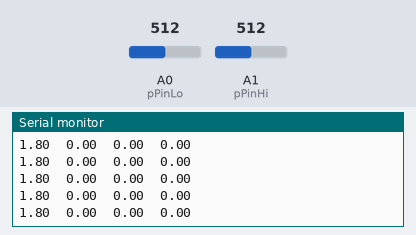
This sketch was run on a simulated Arduino Uno, built with avr-gcc and run on an emulated ATmega328P. Shown: the last lines printed to the serial monitor. The test bench sets the inputs (shaded band); at power-on: A1 (pPinHi) = 512, A0 (pPinLo) = 512.

Above: at 12.6 s.
12.7 s: A1 (pPinHi) set to 539
At 13.2 s:
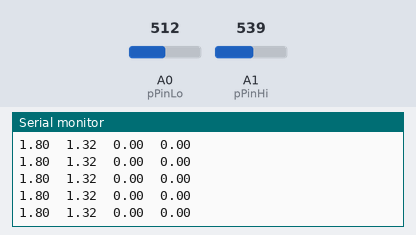
14.2 s: A1 (pPinHi) set to 549
At 14.7 s:
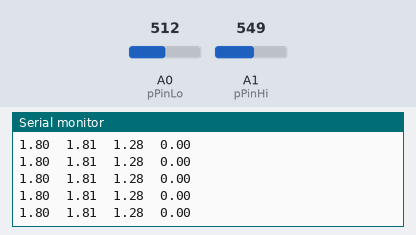
17.2 s: A0 (pPinLo) set to 745
At 18.1 s:
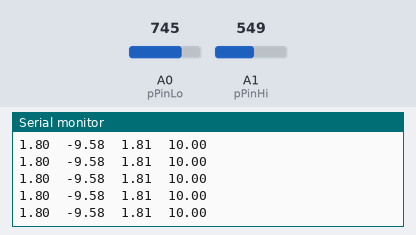
20.2 s: A0 (pPinLo) set to 762
At 20.7 s:
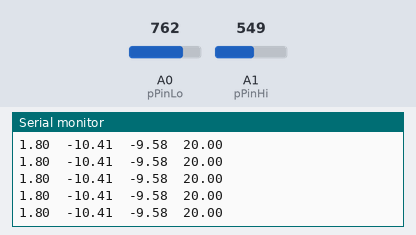
Timing chart, 0 to 22.7 s (numbered marks = the images above; inputs shaded):
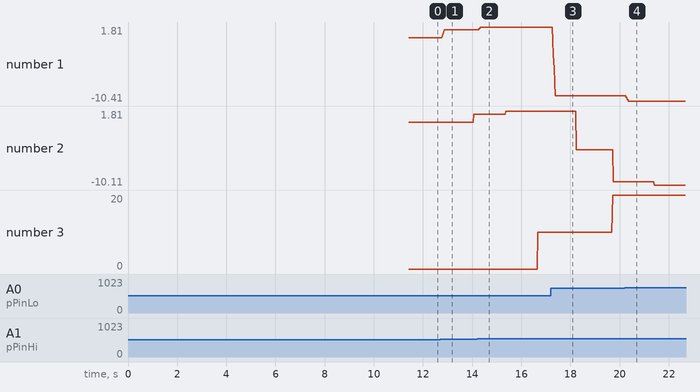

Measured:
- after the input at 12.7 s, the serial monitor: prints a new line after 0.08 s (image 1)
- after the input at 14.2 s, the serial monitor: prints a new line after 0.06 s (image 2)
- after the input at 17.2 s, the serial monitor: prints a new line after 0.08 s (image 3)
- after the input at 20.2 s, the serial monitor: prints a new line after 0.06 s (image 4)
- plotted number 1: 0 → 1.32 after the input at 12.7 s, 1.32 → 1.81 after the input at 14.2 s, 1.81 → -9.58 after the input at 17.2 s, -9.58 → -10.41 after the input at 20.2 s
- plotted number 2: 0 → 1.28 after the input at 12.7 s, 1.28 → 1.81 after the input at 14.2 s, 1.81 → -9.58 after the input at 17.2 s, -9.58 → -10.11 after the input at 20.2 s
- plotted number 3: 0 → 10 after the input at 14.2 s

The sketch:

Polarization_Corrector.ino
```cpp
/*
 * VERY IMPORTANT: MAKE A README ABOUT THIS LATER
 * In order to serve as a DTE (transmitting/master), the transmit wire from the RS232 connector must go to pin 8 and the receive must go to pin 7.
 * In order to work as a DCE (connect to a PC/receiver), we must flip the two.
 * See pics in phone to clarify wire locations.
 */

#include <SoftwareSerial.h>

const byte rxPin = 2; // Serial receive pin (digital)
const byte txPin = 3; // Serial transmit pin (digital)
const byte pPinLo = 0; // Low (ground) photodetector pin (analog)
const byte pPinHi = 1; // High photodetector pin (analog)
const byte masterDelay = 6; // Time (in milliseconds) to wait before Arduino repeats loop
const int superAvgN = 60; // Determines the amount of measurements averaged to find the superAvg
const float stepAngle = 5; // Angle (in degrees) that the waveplates will rotate each step
const float degreeDuration = 30; // Amount of time (in milliseconds) it takes for waveplate to rotate 1 degree
const float pVolThr = 0.18; // Threshold (in volts) for deciding to correct the waveplate orientation

byte state = 0;
/* STATE GUIDE
   0 -> READY: Current detected intensity is within threshold
   1 -> SLOPING: Detecting which way to rotate waveplate in order to minimize detected intensity
   2 -> STEPPING: Moving towards the minimum of detected intensity
   3 -> SETTLING: Stopping at detected minimum
*/

bool superAvgDone; // Determines if we have finished taking the super average mentioned
bool stateReady = true; // A multi-purpose boolean used in the state machine to determine readiness for different actions within the state
bool skipMeasurement = false; // Used to determine if we want to re-run the state machine without having to take the super average inbetween
byte currID = 1; // Determines which waveplate is currently being moved. Half-waveplate is 1, quarter-waveplate is 2.
byte pVolListSize = 5; // See pVolList
int rotateDirection[] = {1,1}; // This determines what direction the waveplates should rotate in order for the ellipticity to be reduced. The program automatically finds the correct settings by trial-and-error. Possible values are 1 and -1. First value is for ID = 1, second for ID = 2.
int rotateTimer = 0; // Used to tell how long it's been since last rotation started
int rotateDuration = 0; // Used to tell if we are done with previous rotation
int avgCounter = 0; // Counts how many data points we have averaged for sVolSuperAvg
float pVolOut; // Stores the recorded voltage from the photodetector
float pVolList[] = {0,0,0,0,0}; // Remember to update vListSize below if you change element number
float pVolAvg; // Rolling average of the recorded voltage
float superAvg; // Average of many measurments of the recorded voltages. This number determines the "correctness" of our current waveplate orientations.
float oldSuperAvg; // Previous value of superAvg. Used to compare.

SoftwareSerial RS232Serial(rxPin,txPin); // Instantiate serial object

void SMC100Begin(byte id) {
  /* This function brings the SMC100 with the given ID (address) to the 'ready' (green) state, preparing it for input.
   */

  String idString = String(id); // Change the byte into a String to be concatenated

  RS232Serial.print(idString + "RS\r\n"); // Send RS command (reset SCM100)
  delay(5000); // Give SMC100 time to restart
  RS232Serial.print(idString + "TS\r\n"); // Send TS command (step 1 in SMC100 connection)
  delay(700); // Give SMC100 time to execute (this is necessary!)
  RS232Serial.print(idString + "OR\r\n"); // Send OR command (step 2 in SMC100 connection)
  delay(10); // More time to execute
}

void Rotate(byte id, float angle, bool absolute = false) {
  /* This function will send a command to rotate a motor to the SMC100.
   * angle is in degrees.
   * absolute determines if the rotation will be relative to its current position or absolute.
   * Rotate starts a timer rotateTimer that can be used to get when the rotation has been finished.
   */

  rotateDuration = (int) abs(angle)*degreeDuration; // Define length of this rotation
  rotateTimer = millis(); // Start rotation timer

  String decider = "R"; // This stores an "R" or an "A", depending on whether the rotation is absolute or not
  if (absolute) {
    decider = "A";
  }

  String angleString = String(angle); // Change the float into a String to be concatenated
  String idString = String(id); // Change the byte into a String to be concatenated
  String instruction = idString + "P" + decider + angleString + "\r\n"; // Concatenate everything to form the coherent command
  RS232Serial.print(instruction); // Send PR or PA command

//  Serial.print("angle: ");
//  Serial.print(angle);
//  Serial.print(" | rotationDuration = ");
//  Serial.print(rotateDuration);
//  Serial.print(" | rotateDirection = {");
//  Serial.print(rotateDirection[0]);
//  Serial.print(",");
//  Serial.print(rotateDirection[1]);
//  Serial.print("} | currID = ");
//  Serial.println(currID);
}

void UpdatePhotodetectorAverage(float pLo, float pHi) {
  /* This function will take the latest low and high pin measurements from the photodiode and calculate the next rolling average based on them.
   * Note that it returns void. pVolOut and pVolAvg are updated automatically within the function.
   */

  // Calculate voltage from analog input
  pVolOut = (pHi - pLo)*5/1023.0;

  // Take rolling average
  pVolAvg = 0;
  for (int i = pVolListSize - 1; i > 0; i--) {
    pVolList[i] = pVolList[i - 1]; // Trickling values down the array
    pVolAvg += pVolList[i];
  }
  pVolList[0] = pVolOut; // Final step, add new data to begining of array
  pVolAvg += pVolOut; // ...and add new data to average
  pVolAvg /= pVolListSize; // Normalize average
}

void UpdatePlot(float zoom, float val1, float val2, float val3, float val4) {
   /* This function will update the desired plotting values.
   * The values will be scaled up by a factor of zoom.
   */

  Serial.print(zoom*val1); Serial.print("\t"); // Plot val1
  Serial.print(zoom*val2); Serial.print("\t"); // Plot val2
  Serial.print(zoom*val3); Serial.print("\t"); // Plot val3
  Serial.println(zoom*val4); // Plot val4
}

void UpdateSuperAvg(float measurement) {
  /* This function both updates our value for the super average and checks if we are finished building this average.
   * If it detects the average is complete, we prepare to enter the state machie again.
   */
  if (avgCounter == 0) { // If we are just starting to take this new average
    oldSuperAvg = superAvg; // Set the current average as the old average
    superAvg = 0; // Reset superAvg
  }
  superAvgDone = false; // Say we are not done taking averages
  superAvg += measurement/superAvgN; // Update the super average
  avgCounter ++; // Update the counter
  if (avgCounter >= superAvgN) { // If we have finished making the super average
    superAvgDone = true; // Say we are done taking averages
    avgCounter = 0; // Reset the counter
  }
}

void setup() {
  Serial.begin(9600); // Open USB serial communications to PC, for debugging
  RS232Serial.begin(57600); // Open RS232 serial connection to SMC100 motor controllers.

  SMC100Begin(1); // Begin motor controller 1
  SMC100Begin(2); // Begin motor controller 2
}

void loop() {
  UpdatePhotodetectorAverage(analogRead(pPinLo), analogRead(pPinHi)); // Update our photodetector values
  UpdatePlot(10, pVolThr, pVolAvg, oldSuperAvg, float(state)); // Plot zoomed in graph with photodetector threshold, the photodetector rolling average, the previous super average the state. Zoom is set to an arbitrary number (10 right now).
if (millis() - rotateTimer > rotateDuration && !skipMeasurement) { // If we are finished rotating AND we don't want to skip this measurement
    UpdateSuperAvg(pVolOut); // Update our super average and determine if we are ready to go into the state machine again
  }

  if (superAvgDone || skipMeasurement) { // We will only enter the state machine if we are done taking the super average any previous action (rotating, observing) OR if we decided to skip the measurement last time
    // Below is the heart of the code: the state machine.
    // Depending on the current state, the program will execute different lines of code.

    //Serial.print("stateReady = "); Serial.print(stateReady); Serial.print(" | ");

    skipMeasurement = false; // Reset skipMeasurement
    superAvgDone = false; // Reset superAvgDone

    switch(state) {
      case 0: // READY: Current detected intensity is within threshold
      if (superAvg >= pVolThr) { // If we detect that our system needs correcting
        state = 1; // Enter SLOPING state to begin correction
      }
      break; // Exit this case

      case 1: // SLOPING: Detecting which way to rotate waveplate in order to minimize detected intensity
      // Here, stateReady is used to determine if it's the first time in state 1
      if (stateReady) { // If it's the first time in state 1
        stateReady = false; // Say it is no longer the first time
        Rotate(currID, rotateDirection[currID - 1]*stepAngle); // Rotate in whatever preset direction we have
      }
      else if (oldSuperAvg > superAvg) { // If the rotation was in the right direction
        state = 2; // Move on to the STEPPING state
        stateReady = true; // Reset stateReady
      }
      else { // If the rotation was in the wrong direction
        rotateDirection[currID - 1] *= -1; // Change direction for this waveplate
        Rotate(currID, rotateDirection[currID - 1]*stepAngle); // Rotate in our new direction

        state = 2; // Move on to the STEPPING state
        stateReady = true; // Reset stateReady
      }
      break; // Exit this case

      case 2: // STEPPING: Moving towards the minimum of detected intensity
      // Here, stateReady is used to decide if we are in a rotation or measurement cycle. True -> rotate, False -> measurement.
      if (stateReady) { // If we want to rotate
        Rotate(currID, rotateDirection[currID - 1]*stepAngle); // Rotate in the direction we found in state 1
        stateReady = false; // Switch to measurement mode
      }
      else { // If we want to measure
        if (oldSuperAvg < superAvg) { // If we overshot the minimum
          state = 3; // Move on to SETTLING state
        }
        stateReady = true; // Reset stateReady/switch to rotation mode
        skipMeasurement = true; // Order measurement to be skipped and to go straight into rotation orders
      }
      break; // Exit this case

      case 3: // SETTLING: Stopping at detected minimum
      // Here, stateReady is used to decide if it's the first time in state 3
      if (stateReady) { // If it's the first time in state 3

        stateReady = false; // Say it's no longer the first time
        Rotate(currID, -1*rotateDirection[currID - 1]*stepAngle); // Reverse the last rotation in state 2, which overshot
      }
      else { // If it's not the first time in state 3, and we have already corrected the rotation
        if (superAvg < pVolThr*0.95) { // If our new minimum is well below the threshold (0.95 is an arbitraty choice)
          state = 0; // We have corrected the polarization, and we return to our READY state
          stateReady = true; // Reset stateReady
        }
        else { // If our new minimum is not safely below the desired threshold
          currID = (byte) ((currID - 1.5)*-1 + 1.5); // Change our target waveplate (1 -> 2 and 2 -> 1)
          state = 1; // Re-start the minimization process with our new waveplate
          skipMeasurement = true; // Skip measuring before the next rotation
          stateReady = true; // Reset stateReady
        }
      }
      break; // Exit this case

    }
  }

  delay(masterDelay); // Give Arduino and sensors time to catch up
}
```
